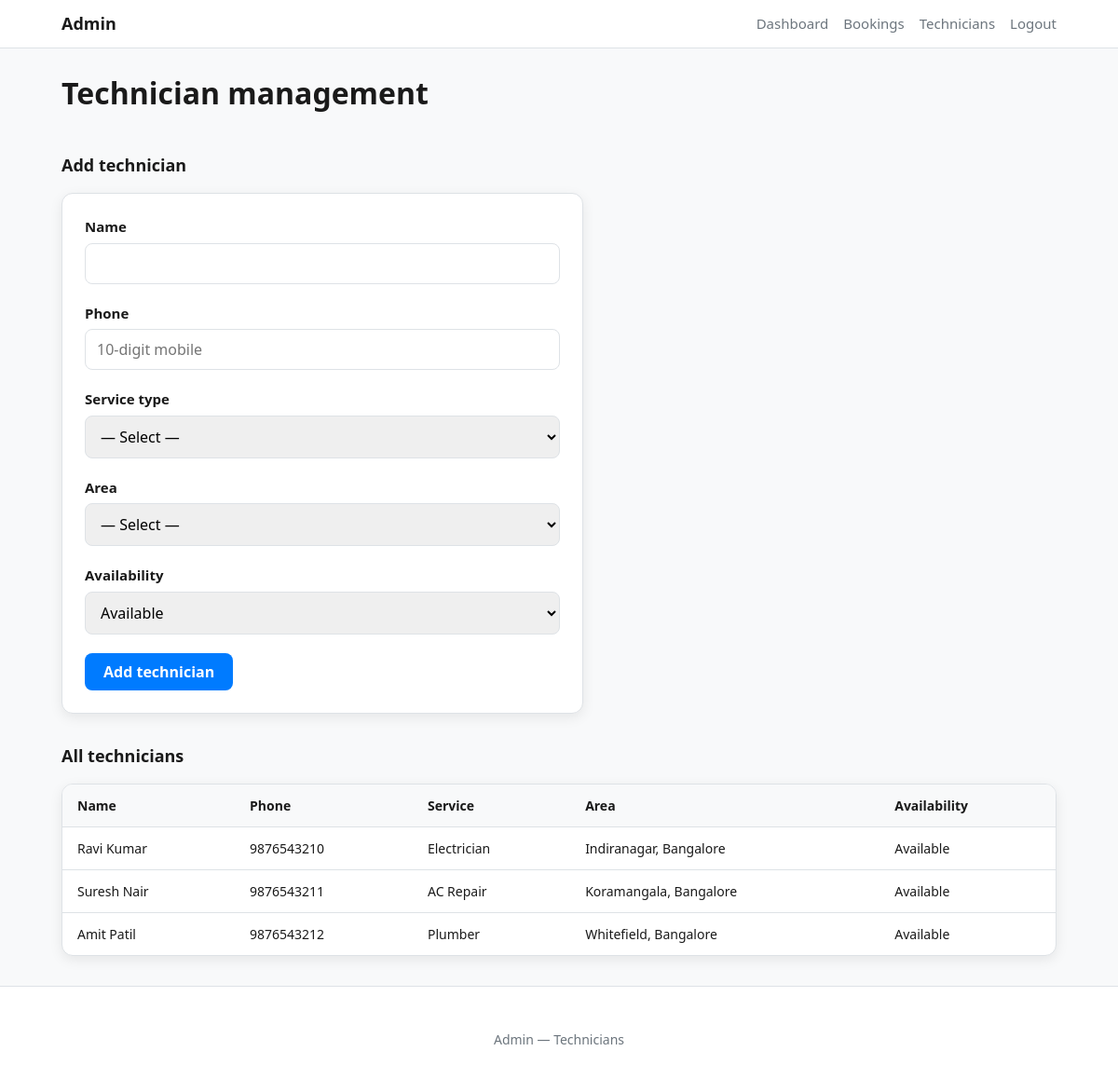
Page /admin/technicians.php (signed in) on the earlier database version.
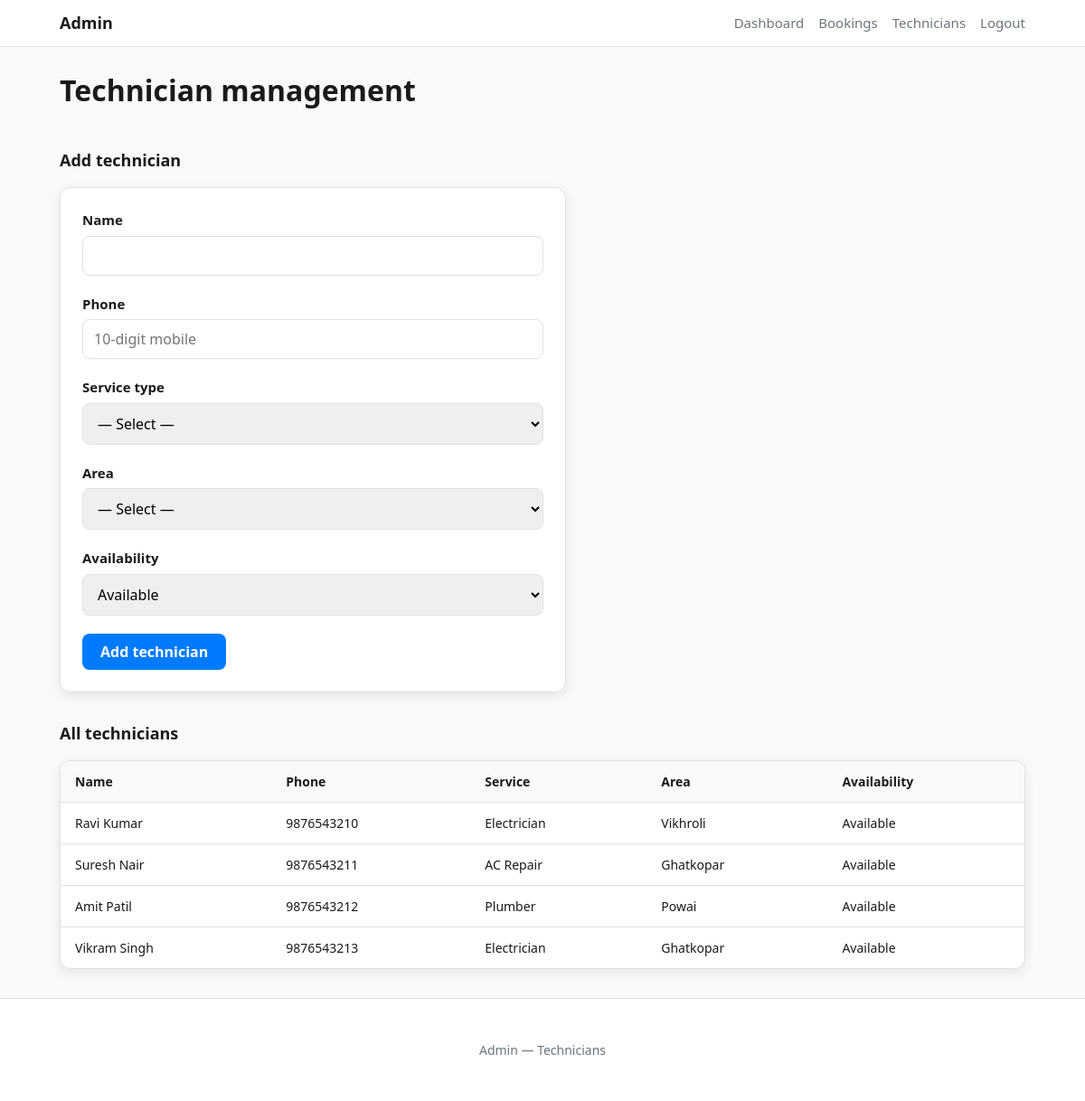
Same page on the later database version.
### tables this page shows
CREATE TABLE IF NOT EXISTS technicians (
  id INT UNSIGNED NOT NULL AUTO_INCREMENT,
  name VARCHAR(255) NOT NULL,
  phone VARCHAR(20) NOT NULL,
  service_type VARCHAR(50) NOT NULL COMMENT 'electrician, ac_repair, plumber',
  area VARCHAR(64) NOT NULL COMMENT 'area key e.g. vikhroli',
  is_available TINYINT(1) NOT NULL DEFAULT 1 COMMENT '1=available, 0=busy',
  created_at DATETIME NOT NULL DEFAULT CURRENT_TIMESTAMP,
  PRIMARY KEY (id),
  KEY idx_tech_service_area (service_type, area),
  KEY idx_tech_phone (phone),
  KEY idx_tech_available (is_available)
);

### config/db.php (called while the page is built, shortened)
<?php
require_once __DIR__ . '/constants.php';
function e(?string $s): string
{
    return htmlspecialchars((string) $s, ENT_QUOTES, 'UTF-8');
}

### config/constants.php (called while the page is built, shortened)
<?php
function service_options(): array
{
    return [
        'electrician' => 'Electrician',
        'ac_repair'     => 'AC Repair',
        'plumber'       => 'Plumber',
    ];
}
function area_options(): array
{
    return [
        'vikhroli'   => 'Vikhroli',
        'ghatkopar'  => 'Ghatkopar',
        'powai'      => 'Powai',
        'bhandup'    => 'Bhandup',
        'mulund'     => 'Mulund',
        'kanjurmarg' => 'Kanjurmarg',
    ];
}
function label_area(string $key): string
{
    return area_options()[$key] ?? $key;
}

### admin/technicians.php (the view, shortened to what this page needs)
<?php
require_once __DIR__ . '/../config/db.php';
$services = service_options();
$conn = db();
$list = [];
$res = $conn->query('SELECT id, name, phone, service_type, area, is_available, created_at FROM technicians ORDER BY created_at DESC');
while ($row = $res->fetch_assoc()) {
    $list[] = $row;
}
?>
<!DOCTYPE html>
<html lang="en">
<head>
  <link rel="stylesheet" href="../assets/style.css">
</head>
<body>
  <div class="page-wrap">
    <header class="site-header">
      <div class="container inner">
        <span class="logo">Admin</span>
        <nav class="nav-links">
          <a href="dashboard.php">Dashboard</a>
          <a href="bookings.php">Bookings</a>
          <a href="technicians.php">Technicians</a>
          <a href="logout.php">Logout</a>
        </nav>
      </div>
    </header>
    <main>
      <div class="container">
        <div class="page-header-row">
          <h1>Technician management</h1>
        </div>
        <h2 class="section-title">Add technician</h2>
        <div class="card-panel" style="max-width: 560px; margin: 0 0 2rem;">
          <form method="post" action="technicians.php">
            <div class="form-group">
              <label for="name">Name</label>
              <input type="text" id="name" name="name" required maxlength="255" value="<?php echo e($_POST['name'] ?? ''); ?>">
            </div>
            <div class="form-group">
              <label for="phone">Phone</label>
              <input type="tel" id="phone" name="phone" required inputmode="numeric" maxlength="10" placeholder="10-digit mobile" value="<?php echo e($_POST['phone'] ?? ''); ?>">
            </div>
            <div class="form-group">
              <label for="service_type">Service type</label>
              <select id="service_type" name="service_type" required>
                <option value="">— Select —</option>
              </select>
            </div>
            <div class="form-group">
              <label for="area">Area</label>
              <select id="area" name="area" required>
                <option value="">— Select —</option>
              </select>
            </div>
            <div class="form-group">
              <label for="availability">Availability</label>
              <select id="availability" name="availability" required>
                <option value="available" <?php echo (!isset($_POST['availability']) || $_POST['availability'] === 'available') ? 'selected' : ''; ?>>Available</option>
              </select>
            </div>
            <button type="submit" class="btn btn-primary">Add technician</button>
          </form>
        </div>
        <h2 class="section-title">All technicians</h2>
        <?php if ($list === []): ?>
          <p class="empty-state">No technicians yet.</p>
        <?php else: ?>
          <div class="table-wrap">
            <table class="data-table">
              <thead>
                <tr>
                  <th>Name</th>
                  <th>Phone</th>
                  <th>Service</th>
                  <th>Area</th>
                  <th>Availability</th>
                </tr>
              </thead>
              <tbody>
                <?php foreach ($list as $t): ?>
                  <tr>
                    <td><?php echo e($t['name']); ?></td>
                    <td><?php echo e($t['phone']); ?></td>
                    <td><?php echo e($services[$t['service_type']] ?? $t['service_type']); ?></td>
                    <td><?php echo e(label_area($t['area'])); ?></td>
                    <td><?php echo (int) $t['is_available'] === 1 ? 'Available' : 'Busy'; ?></td>
                  </tr>
                <?php endforeach; ?>
              </tbody>
            </table>
          </div>
        <?php endif; ?>
      </div>
    </main>
    <footer class="site-footer">
      <div class="container">
        <p>Admin — Technicians</p>
      </div>
    </footer>
  </div>
</body>
</html>

### assets/style.css (style rules this page uses)
:root { --primary: #007bff; --primary-hover: #0069d9; --primary-dark: #0056b3; --text: #1a1a1a; --muted: #6c757d; --border: #dee2e6; --bg: #f8f9fa; --card-bg: #fff; --success: #28a745; --warning: #ffc107; --danger: #dc3545; --radius: 12px; --shadow: 0 4px 14px rgba(0, 0, 0, 0.08); --font: system-ui, -apple-system, "Segoe UI", Roboto, "Helvetica Neue", Arial, sans-serif; }
*, *::before, *::after { box-sizing: border-box; }
html { font-size: 16px; -webkit-text-size-adjust: 100%; }
body { margin: 0; font-family: var(--font); color: var(--text); background: var(--bg); line-height: 1.5; min-height: 100vh; }
a { color: var(--primary); text-decoration: none; }
.container { width: 100%; max-width: 1100px; margin: 0 auto; padding: 0 1rem; }
.site-header { background: var(--card-bg); border-bottom: 1px solid var(--border); padding: 0.75rem 0; position: sticky; top: 0; z-index: 100; }
.site-header .inner { display: flex; align-items: center; justify-content: space-between; gap: 1rem; flex-wrap: wrap; }
.logo { font-weight: 700; font-size: 1.125rem; color: var(--text); text-decoration: none; }
.nav-links { display: flex; gap: 1rem; flex-wrap: wrap; font-size: 0.9375rem; }
.nav-links a { color: var(--muted); }
.site-footer { margin-top: auto; padding: 2rem 0; text-align: center; font-size: 0.875rem; color: var(--muted); border-top: 1px solid var(--border); background: var(--card-bg); }
.page-wrap { display: flex; flex-direction: column; min-height: 100vh; }
main { flex: 1; padding: 1.5rem 0 2rem; }
h1 { font-size: clamp(1.5rem, 4vw, 2rem); margin: 0 0 0.5rem; font-weight: 700; }
h2 { font-size: 1.25rem; margin: 0 0 1rem; }
.btn { display: inline-flex; align-items: center; justify-content: center; gap: 0.5rem; padding: 0.625rem 1.25rem; font-size: 1rem; font-weight: 600; border-radius: 8px; border: none; cursor: pointer; text-decoration: none; transition: background 0.15s ease, color 0.15s ease; font-family: inherit; line-height: 1.25; }
.btn-primary { background: var(--primary); color: #fff; }
.card-panel { background: var(--card-bg); border-radius: var(--radius); box-shadow: var(--shadow); padding: 1.5rem; max-width: 520px; margin: 0 auto; border: 1px solid var(--border); }
.form-group { margin-bottom: 1.25rem; }
.form-group label { display: block; font-weight: 600; margin-bottom: 0.375rem; font-size: 0.9375rem; }
.form-group input, .form-group select, .form-group textarea { width: 100%; padding: 0.625rem 0.75rem; font-size: 1rem; border: 1px solid var(--border); border-radius: 8px; font-family: inherit; }
.table-wrap { overflow-x: auto; background: var(--card-bg); border-radius: var(--radius); border: 1px solid var(--border); box-shadow: var(--shadow); }
table.data-table { width: 100%; border-collapse: collapse; font-size: 0.875rem; }
table.data-table th, table.data-table td { padding: 0.75rem 1rem; text-align: left; border-bottom: 1px solid var(--border); vertical-align: top; }
table.data-table th { background: var(--bg); font-weight: 600; white-space: nowrap; }
table.data-table tr:last-child td { border-bottom: none; }
.section-title { margin: 2rem 0 1rem; font-size: 1.125rem; }
.page-header-row { display: flex; flex-wrap: wrap; align-items: center; justify-content: space-between; gap: 1rem; margin-bottom: 1.5rem; }

Differences in the rows shown:
changed technicians "Ravi Kumar": area "Indiranagar, Bangalore" → "Vikhroli"
changed technicians "Suresh Nair": area "Koramangala, Bangalore" → "Ghatkopar"
changed technicians "Amit Patil": area "Whitefield, Bangalore" → "Powai"
added technicians: name "Vikram Singh", phone "9876543213", service_type "Electrician", area "Ghatkopar", is_available "Available"
